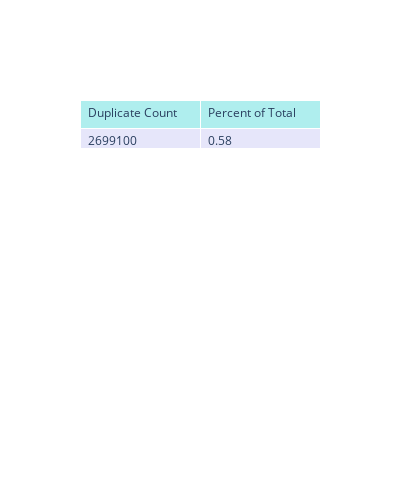

The cell this chart's notebook holds for it:
### Code cell
fig = go.Figure(data=[go.Table(
    header=dict(values=list(dup_table.columns),
                fill_color='paleturquoise',
                align='left'),
    cells=dict(values=[dup_table["Duplicate Count"], dup_table["Percent of Total"]],
               fill_color='lavender',
               align='left'))
])

fig.update_layout(width=400, height=500)

fig.show()

### Figure 1 — Plotly figure (JSON) as saved in the notebook; plotly's stock layout.template omitted (floating-point values rounded to 4 significant figures)
{"data": [{"cells": {"align": "left", "fill": {"color": "lavender"}, "values": [[2699100], [0.58]]}, "header": {"align": "left", "fill": {"color": "paleturquoise"}, "values": ["Duplicate Count", "Percent of Total"]}, "type": "table"}], "layout": {"height": 500, "width": 400}}
